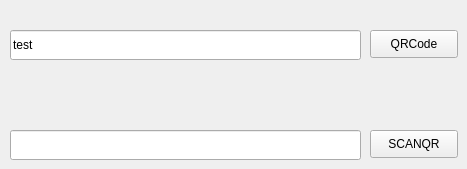
            <widget class="QWidget" name="tab_9">
             <attribute name="title">
              <string>QRCode</string>
             </attribute>
             <widget class="QPushButton" name="generate">
              <property name="geometry">
               <rect>
                <x>370</x>
                <y>30</y>
                <width>88</width>
                <height>28</height>
               </rect>
              </property>
              <property name="text">
               <string>QRCode</string>
              </property>
             </widget>
             <widget class="QLineEdit" name="inputbox">
              <property name="geometry">
               <rect>
                <x>10</x>
                <y>30</y>
                <width>351</width>
                <height>30</height>
               </rect>
              </property>
              <property name="text">
               <string>test</string>
              </property>
             </widget>
             <widget class="QLineEdit" name="decode">
              <property name="geometry">
               <rect>
                <x>10</x>
                <y>130</y>
                <width>351</width>
                <height>30</height>
               </rect>
              </property>
              <property name="text">
               <string/>
              </property>
             </widget>
             <widget class="QPushButton" name="scan">
              <property name="geometry">
               <rect>
                <x>370</x>
                <y>130</y>
                <width>88</width>
                <height>28</height>
               </rect>
              </property>
              <property name="text">
               <string>SCANQR</string>
              </property>
             </widget>
            </widget>
